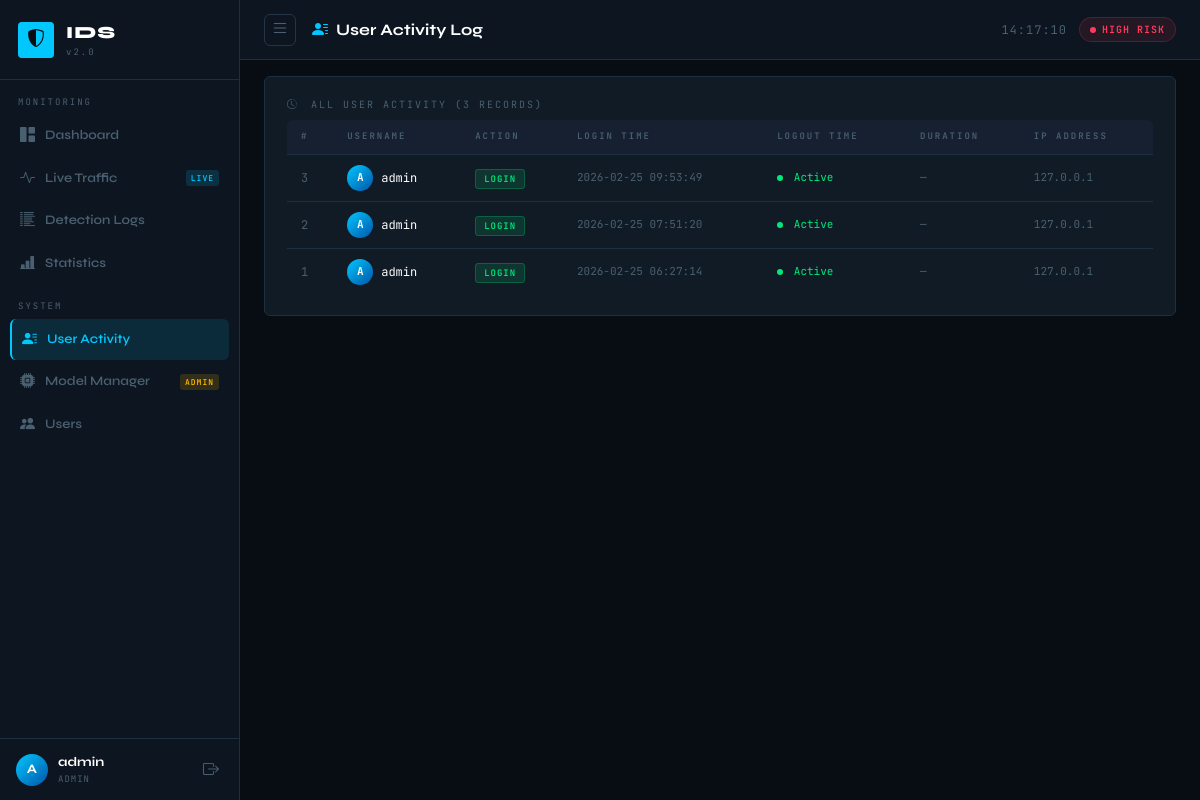
Before: /activity (signed in) with the older database file.
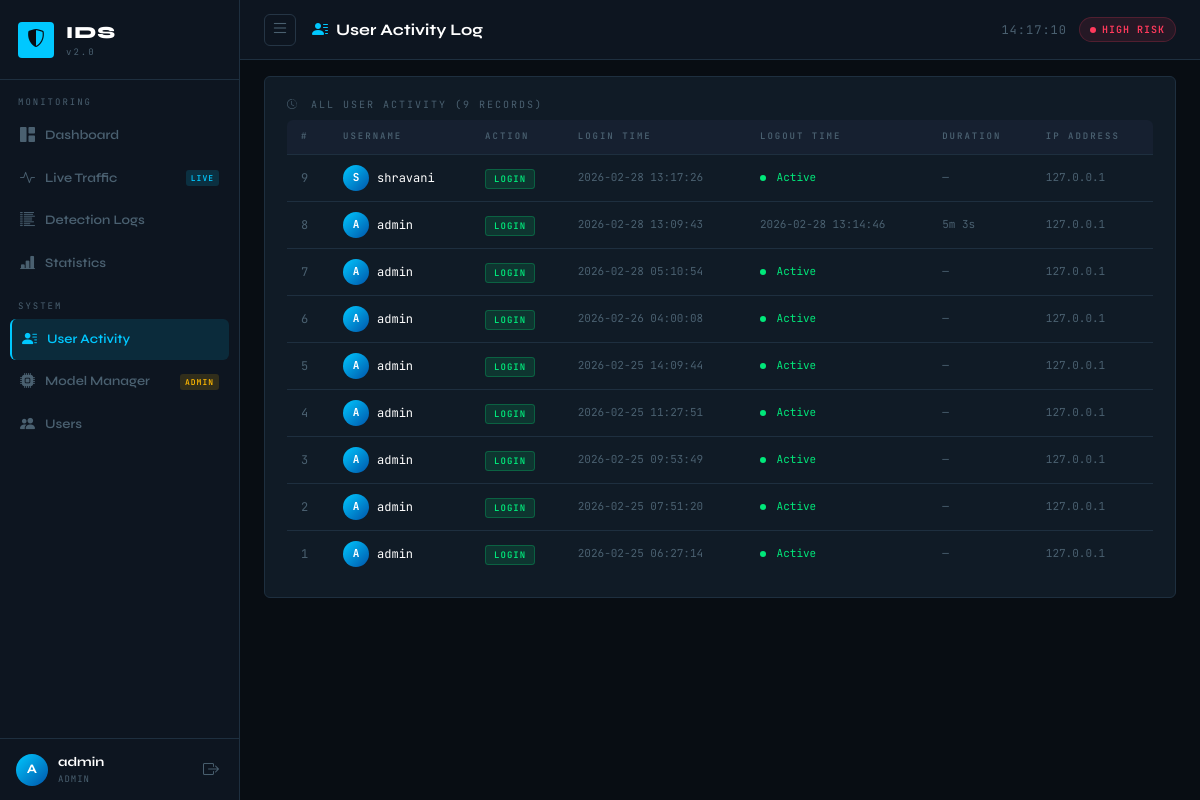
After: the same page with the newer database file.
### database/models.py (models this page shows, shortened)
class User(UserMixin, db.Model):
    __tablename__ = "users"
    id            = db.Column(db.Integer, primary_key=True)
    username      = db.Column(db.String(64),  unique=True, nullable=False)
    email         = db.Column(db.String(120), unique=True, nullable=False)
    password_hash = db.Column(db.String(256), nullable=False)
    role          = db.Column(db.String(16),  default="user", nullable=False)  # admin / user
    is_active     = db.Column(db.Boolean, default=True)
    created_at    = db.Column(db.DateTime, default=datetime.utcnow)
    activity_logs  = db.relationship("UserActivity", backref="user",
                                     lazy="dynamic", cascade="all, delete-orphan")
    detection_logs = db.relationship("DetectionLog", backref="created_by_user",
                                     lazy="dynamic", foreign_keys="DetectionLog.user_id")
    def is_admin(self):
        return self.role == "admin"

class UserActivity(db.Model):
    __tablename__ = "user_activity"
    id            = db.Column(db.Integer, primary_key=True)
    user_id       = db.Column(db.Integer, db.ForeignKey("users.id"), nullable=False, index=True)
    login_time    = db.Column(db.DateTime, default=datetime.utcnow)
    logout_time   = db.Column(db.DateTime, nullable=True)
    ip_address    = db.Column(db.String(45), nullable=True)
    user_agent    = db.Column(db.String(200), nullable=True)
    action        = db.Column(db.String(64), default="LOGIN")
    def to_dict(self):
        duration = None
        if self.login_time and self.logout_time:
            secs     = int((self.logout_time - self.login_time).total_seconds())
            duration = f"{secs // 60}m {secs % 60}s"
        return {
            "id":          self.id,
            "username":    self.user.username if self.user else "—",
            "login_time":  self.login_time.strftime("%Y-%m-%d %H:%M:%S") if self.login_time else "",
            "logout_time": self.logout_time.strftime("%Y-%m-%d %H:%M:%S") if self.logout_time else "Active",
            "ip_address":  self.ip_address or "—",
            "duration":    duration or "—",
            "action":      self.action,
        }

### app.py (the view)
@app.route("/activity")
@login_required
def user_activity():
    if current_user.is_admin():
        logs = (UserActivity.query
                .order_by(UserActivity.id.desc())
                .limit(100).all())
    else:
        logs = (UserActivity.query
                .filter_by(user_id=current_user.id)
                .order_by(UserActivity.id.desc())
                .limit(50).all())
    return render_template("user_activity.html", logs=[l.to_dict() for l in logs])

### app.py (called while the page is built)
def create_app(config_name="default"):
    app = Flask(__name__)
    app.config.from_object(config[config_name])
    db.init_app(app)
    mail.init_app(app)
    csrf    = CSRFProtect(app)
    login_manager = LoginManager(app)
    login_manager.login_view     = "login"
    login_manager.login_message  = "Please log in to access this page."
    login_manager.login_message_category = "warning"
    @login_manager.user_loader
    def load_user(user_id):
        return User.query.get(int(user_id))
    @app.context_processor
    def inject_globals():
        return {"current_year": datetime.datetime.now().year,
                "app_version": "2.0"}
    return app, csrf

### templates/user_activity.html (shortened to what this page needs)
{% extends "base.html" %}
{% block page_title %}<i class="bi bi-person-lines-fill me-2" style="color:var(--accent)"></i>User Activity Log{% endblock %}
{% block content %}
<div class="ids-card">
  <div class="card-header-ids">
    <span><i class="bi bi-clock-history me-1"></i>
      {% if current_user.is_admin() %}ALL USER ACTIVITY{% else %}MY ACTIVITY{% endif %}
      ({{ logs|length }} records)
    </span>
  </div>
  <div class="ids-table-wrap">
    <table class="ids-table">
      <thead>
        <tr>
          <th>#</th>
          {% if current_user.is_admin() %}<th>Username</th>{% endif %}
          <th>Action</th>
          <th>Login Time</th>
          <th>Logout Time</th>
          <th>Duration</th>
          <th>IP Address</th>
        </tr>
      </thead>
      <tbody>
        {% for log in logs %}
        <tr>
          <td class="mono" style="color:var(--muted)">{{ log.id }}</td>
          {% if current_user.is_admin() %}
          <td>
            <div style="display:flex;align-items:center;gap:8px">
              <div style="width:26px;height:26px;background:linear-gradient(135deg,var(--accent),#0055aa);border-radius:50%;display:flex;align-items:center;justify-content:center;font-size:11px;font-weight:700;color:#fff;flex-shrink:0">
                {{ log.username[0].upper() if log.username != '—' else '?' }}
              </div>
              <span class="mono" style="color:#fff">{{ log.username }}</span>
            </div>
          </td>
          {% endif %}
          <td>
            <span class="badge-ids {% if log.action == 'LOGIN' %}badge-normal{% else %}badge-suspicious{% endif %}">
              {{ log.action }}
            </span>
          </td>
          <td class="mono" style="font-size:11px;color:var(--muted)">{{ log.login_time }}</td>
          <td class="mono" style="font-size:11px;color:{% if log.logout_time == 'Active' %}var(--accent3){% else %}var(--muted){% endif %}">
            {% if log.logout_time == 'Active' %}
              <span class="live-dot" style="width:6px;height:6px;margin-right:4px"></span>
            {% endif %}
            {{ log.logout_time }}
          </td>
          <td class="mono" style="font-size:11px;color:var(--muted)">{{ log.duration }}</td>
          <td class="mono" style="font-size:11px;color:var(--muted)">{{ log.ip_address }}</td>
        </tr>
        {% else %}
        <tr>
          <td colspan="{{ 7 if current_user.is_admin() else 6 }}" class="empty-state">
            <i class="bi bi-inbox me-2"></i>No activity recorded yet.
          </td>
        </tr>
        {% endfor %}
      </tbody>
    </table>
  </div>
</div>
{% endblock %}

### templates/base.html (shortened to what this page needs)
<!DOCTYPE html>
<html lang="en" data-bs-theme="dark">
<head>
  <link rel="stylesheet" href="https://cdnjs.cloudflare.com/ajax/libs/bootstrap/5.3.2/css/bootstrap.min.css">
  <link rel="stylesheet" href="https://cdnjs.cloudflare.com/ajax/libs/bootstrap-icons/1.11.3/font/bootstrap-icons.min.css">
  <link rel="stylesheet" href="{{ url_for('static', filename='css/style.css') }}">
</head>
<body>
<aside class="sidebar" id="sidebar">
  <div class="sidebar-logo">
    <div class="logo-icon">
      <i class="bi bi-shield-shaded"></i>
    </div>
    <div>
      <div class="logo-text">IDS</div>
      <div class="logo-sub">v{{ app_version }}</div>
    </div>
  </div>
  <nav class="sidebar-nav">
    <div class="nav-section-label">MONITORING</div>
    <a href="{{ url_for('dashboard') }}"
       class="nav-link {% if request.endpoint == 'dashboard' %}active{% endif %}">
      <i class="bi bi-grid-1x2-fill"></i> <span>Dashboard</span>
    </a>
    <a href="{{ url_for('live_traffic') }}"
       class="nav-link {% if request.endpoint == 'live_traffic' %}active{% endif %}">
      <i class="bi bi-activity"></i> <span>Live Traffic</span>
      <span class="nav-badge" id="liveBadge">LIVE</span>
    </a>
    <a href="{{ url_for('detection_logs') }}"
       class="nav-link {% if request.endpoint == 'detection_logs' %}active{% endif %}">
      <i class="bi bi-list-columns-reverse"></i> <span>Detection Logs</span>
    </a>
    <a href="{{ url_for('statistics') }}"
       class="nav-link {% if request.endpoint == 'statistics' %}active{% endif %}">
      <i class="bi bi-bar-chart-line-fill"></i> <span>Statistics</span>
    </a>
    <div class="nav-section-label mt-3">SYSTEM</div>
    <a href="{{ url_for('user_activity') }}"
       class="nav-link {% if request.endpoint == 'user_activity' %}active{% endif %}">
      <i class="bi bi-person-lines-fill"></i> <span>User Activity</span>
    </a>
    {% if current_user.is_admin() %}
    <a href="{{ url_for('model_management') }}"
       class="nav-link {% if request.endpoint == 'model_management' %}active{% endif %}">
      <i class="bi bi-cpu-fill"></i> <span>Model Manager</span>
      <span class="nav-badge admin-badge">ADMIN</span>
    </a>
    <a href="{{ url_for('users_list') }}"
       class="nav-link {% if request.endpoint == 'users_list' %}active{% endif %}">
      <i class="bi bi-people-fill"></i> <span>Users</span>
    </a>
    {% endif %}
  </nav>
  <div class="sidebar-user">
    <div class="user-avatar">{{ current_user.username[0].upper() }}</div>
    <div class="user-info">
      <div class="user-name">{{ current_user.username }}</div>
      <div class="user-role">{{ current_user.role.upper() }}</div>
    </div>
    <a href="{{ url_for('logout') }}" class="logout-btn" title="Logout">
      <i class="bi bi-box-arrow-right"></i>
    </a>
  </div>
</aside>
<main class="main-content" id="mainContent">
  <header class="topbar">
    <button class="sidebar-toggle" onclick="toggleSidebar()">
      <i class="bi bi-list"></i>
    </button>
    <div class="topbar-title">{% block page_title %}Dashboard{% endblock %}</div>
    <div class="topbar-right">
      <div class="system-clock" id="sysClock">--:--:--</div>
      <div class="risk-pill" id="topRiskPill">
      </div>
    </div>
  </header>
  <div class="container-fluid px-4 pt-3">
  </div>
  <div class="container-fluid px-4 pb-4">
    {% block content %}{% endblock %}
  </div>
</main>
</body>
</html>

Changed rows visible on the page:
added User: username "S", username "shravani"
added UserActivity: action "LOGIN", ip_address "127.0.0.1"
added UserActivity: action "LOGIN", ip_address "127.0.0.1"
added UserActivity: action "LOGIN", ip_address "127.0.0.1"
added UserActivity: action "LOGIN", ip_address "127.0.0.1"
added UserActivity: action "LOGIN", ip_address "127.0.0.1"
added UserActivity: action "LOGIN", ip_address "127.0.0.1"
Other visible differences:
{{ logs|length }}: "3" → "9"
new list line: "9 2026-02-28 13:17:26 Active —"
new list line: "8 2026-02-28 13:09:43 2026-02-28 13:14:46 5m 3s"
new list line: "A admin"
new list line: "7 2026-02-28 05:10:54 Active —"
new list line: "6 2026-02-26 04:00:08 Active —"
new list line: "5 2026-02-25 14:09:44 Active —"
new list line: "4 2026-02-25 11:27:51 Active —"
